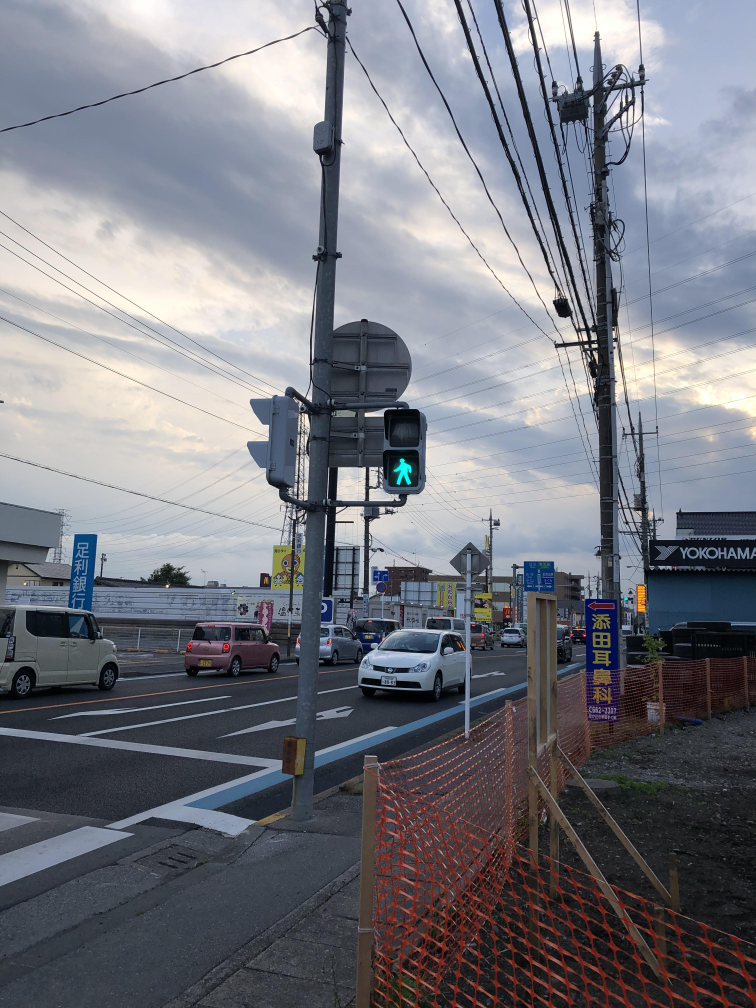
#> input picture images/a_pedestrian_light_image0.jpg, 3024 x 4032 px (shown at 1/4 size); its folder holds 4 pictures in this run
$ python resize_images.py
#> lines starting #> are read from the running program, lines starting #| are printed output that depends on the picture
""" 使い方
先にchange_png2jpg.py を実行してください.

imagesフォルダ内のjpgファイルをアスペクト比固定で
max_height = 720
max_width = 1280
で縮小します

画像サイズが640を下回る場合はスキップします
"""

import os
import glob
from PIL import Image


# アスペクト比固定で画像リサイズ
path_jpg = './images/*.jpg'
flist = glob.glob(path_jpg)
max_height = 720
max_width = 1280
min_height = 640
min_width = 640

for file in flist:
    back_img = Image.open(file)
#> back_img is the input picture: PIL image 3024x4032 RGB; mean R, G, B 120, 121.5, 129.5
    img = back_img.copy()
    img_width = img.width
#> img_width = 3024
    img_height = img.height
#> img_height = 4032

    # サイズが小さいときは削除
    if img_width < min_width and img_height < min_height:
        img.save(file)
        print('Skipped', file, ": this image size is too small")
        # os.remove(file)
        # print('Deleted', file, ": this image size is too small")
        continue

    # 画像のリサイズ
    if img_width > img_height:
        if img_width > max_width:
            width = max_width
            height = int(img_height / (img_width/max_width))
        else:
            width = img_width
            height = img_height
    else:
        if img_height > max_height:
            height = max_height
            width = int(img_width / (img_height/max_height))
#> width = 540
        else:
            width = img_width
            height = img_height

    save_path = './images_output/' + file[8:]
    img_resized = img.resize((width, height))
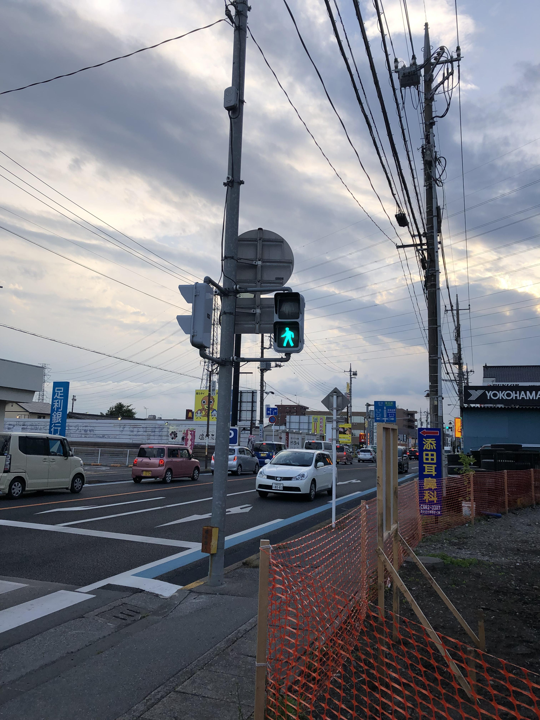
#> img_resized: PIL image 540x720 RGB; mean R, G, B 120, 121.5, 129.5
    img_resized.save(save_path, quality = 90)

    print("Resized", file, "height: ", height, "width: ", width)
#| Resized ./images/a_pedestrian_light_image0.jpg height:  720 width:  540
#> pass 2 of the loop `for file in flist:`:
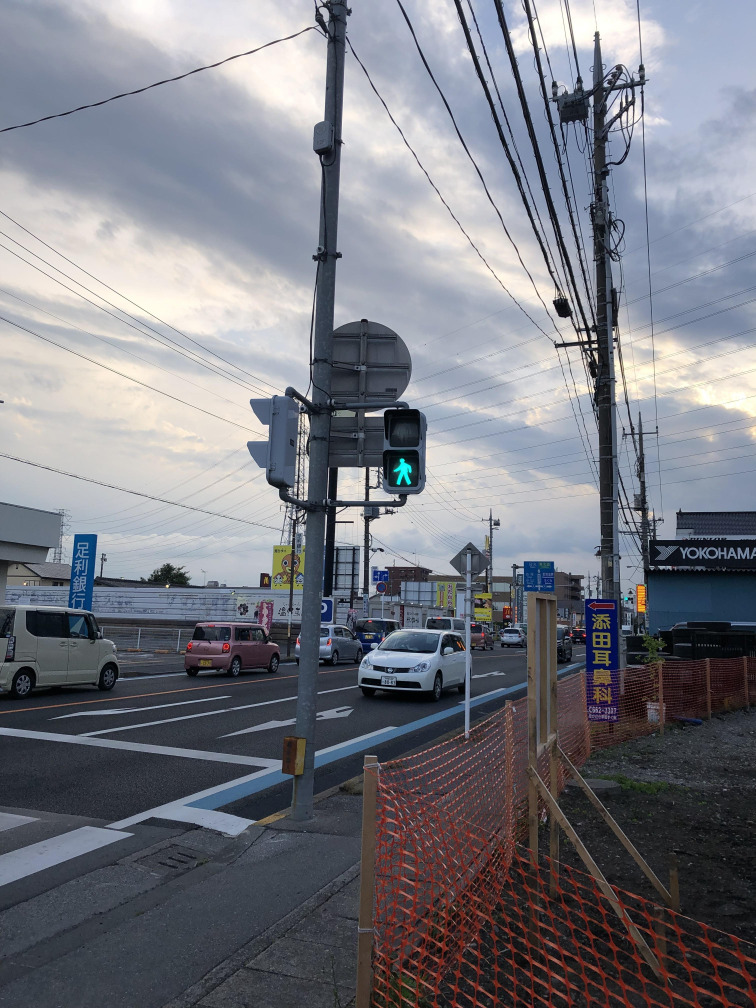
#> input picture images/a_pedestrian_light_image1.jpg, 3024 x 4032 px (shown at 1/4 size)
#> back_img is the input picture: PIL image 3024x4032 RGB; mean R, G, B 120, 121.5, 129.5
#> `img_resized = img.resize((width, height))`:
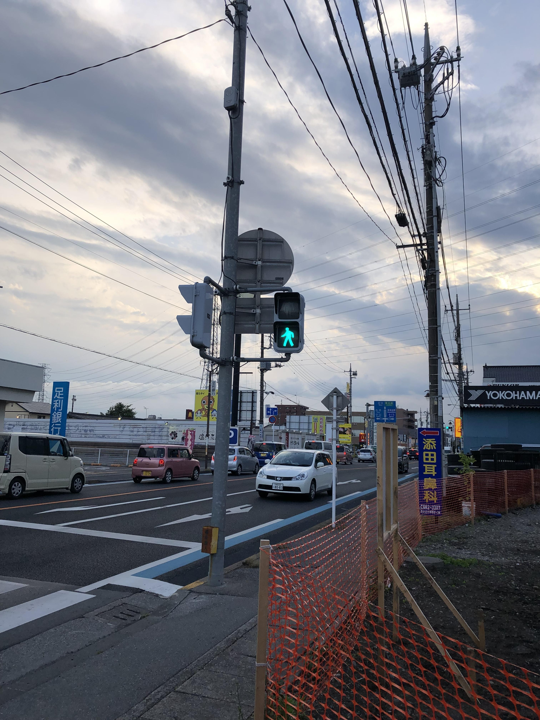
#> img_resized: PIL image 540x720 RGB; mean R, G, B 120, 121.5, 129.5
#| Resized ./images/a_pedestrian_light_image1.jpg height:  720 width:  540
#> pass 3 of the loop `for file in flist:`:
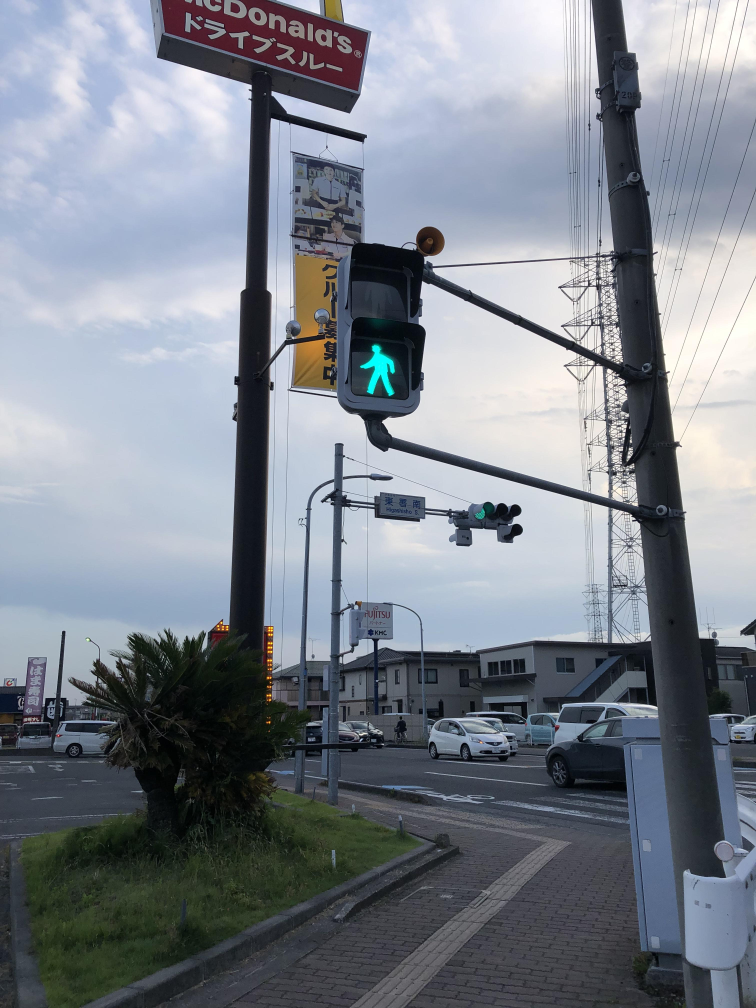
#> input picture images/a_pedestrian_light_image2.jpg, 3024 x 4032 px (shown at 1/4 size)
#> back_img is the input picture: PIL image 3024x4032 RGB; mean R, G, B 125.8, 131.9, 141
#> `img_resized = img.resize((width, height))`:
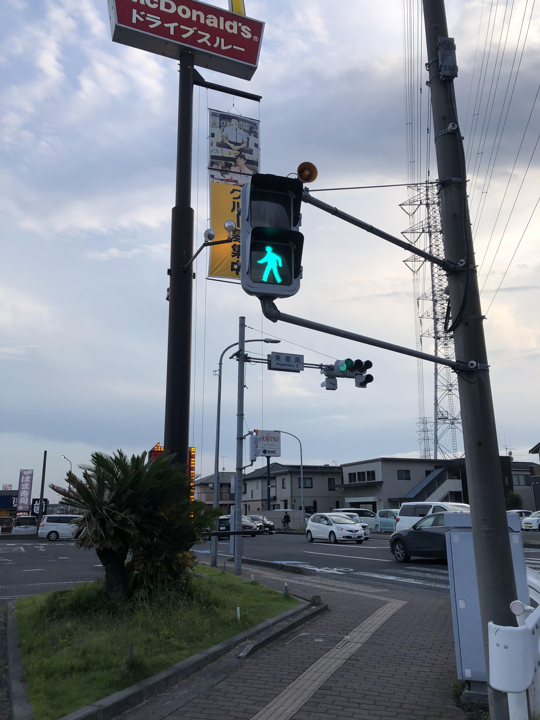
#> img_resized: PIL image 540x720 RGB; mean R, G, B 125.8, 131.9, 141
#| Resized ./images/a_pedestrian_light_image2.jpg height:  720 width:  540
